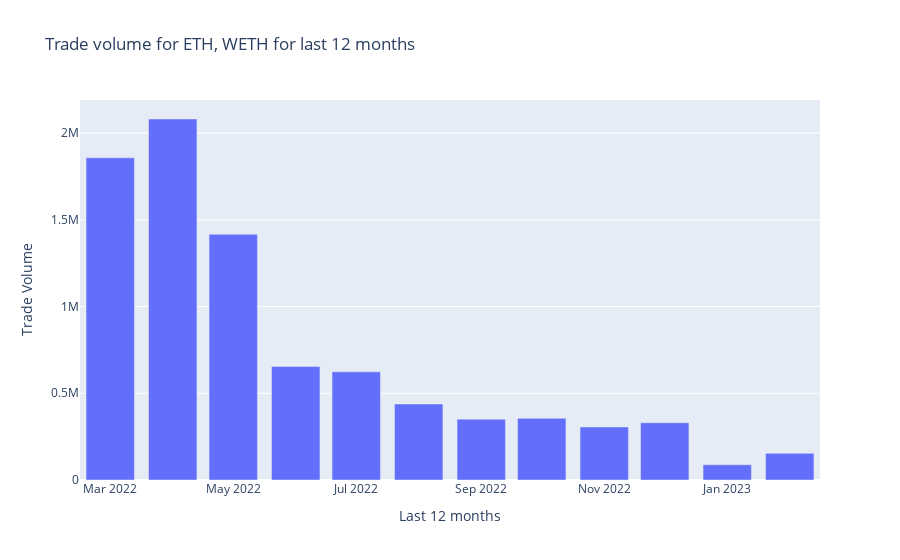

The code cell stored with this chart in its notebook:
### Code cell
fig = px.bar(df2, x='evt_month', y='trade_volume',title='Trade volume for ETH, WETH for last 12 months',
#              text='trade_volume',
             labels={
           'evt_month': "Last 12 months", #removing titles for x and y axis
           'trade_volume': "Trade Volume"
       }
      )
fig.show()

### Figure 1 — Plotly figure (JSON) as saved in the notebook; plotly's stock layout.template omitted (floating-point values rounded to 4 significant figures)
{"data": [{"alignmentgroup": "True", "hovertemplate": "Last 12 months=%{x}<br>Trade Volume=%{y}<extra></extra>", "legendgroup": "", "marker": {"color": "#636efa", "pattern": {"shape": ""}}, "name": "", "offsetgroup": "", "orientation": "v", "showlegend": false, "textposition": "auto", "type": "bar", "x": ["2022-04-01T00:00:00+00:00", "2022-03-01T00:00:00+00:00", "2022-05-01T00:00:00+00:00", "2022-06-01T00:00:00+00:00", "2022-07-01T00:00:00+00:00", "2022-08-01T00:00:00+00:00", "2022-10-01T00:00:00+00:00", "2022-09-01T00:00:00+00:00", "2022-12-01T00:00:00+00:00", "2022-11-01T00:00:00+00:00", "2023-02-01T00:00:00+00:00", "2023-01-01T00:00:00+00:00"], "xaxis": "x", "y": [2081000.0, 1858000.0, 1417000.0, 655000.0, 623800.0, 437900.0, 355600.0, 350900.0, 330300.0, 305700.0, 153700.0, 87560.0], "yaxis": "y"}], "layout": {"barmode": "relative", "legend": {"tracegroupgap": 0}, "title": {"text": "Trade volume for ETH, WETH for last 12 months"}, "xaxis": {"anchor": "y", "domain": [0, 1], "title": {"text": "Last 12 months"}}, "yaxis": {"anchor": "x", "domain": [0, 1], "title": {"text": "Trade Volume"}}}}
